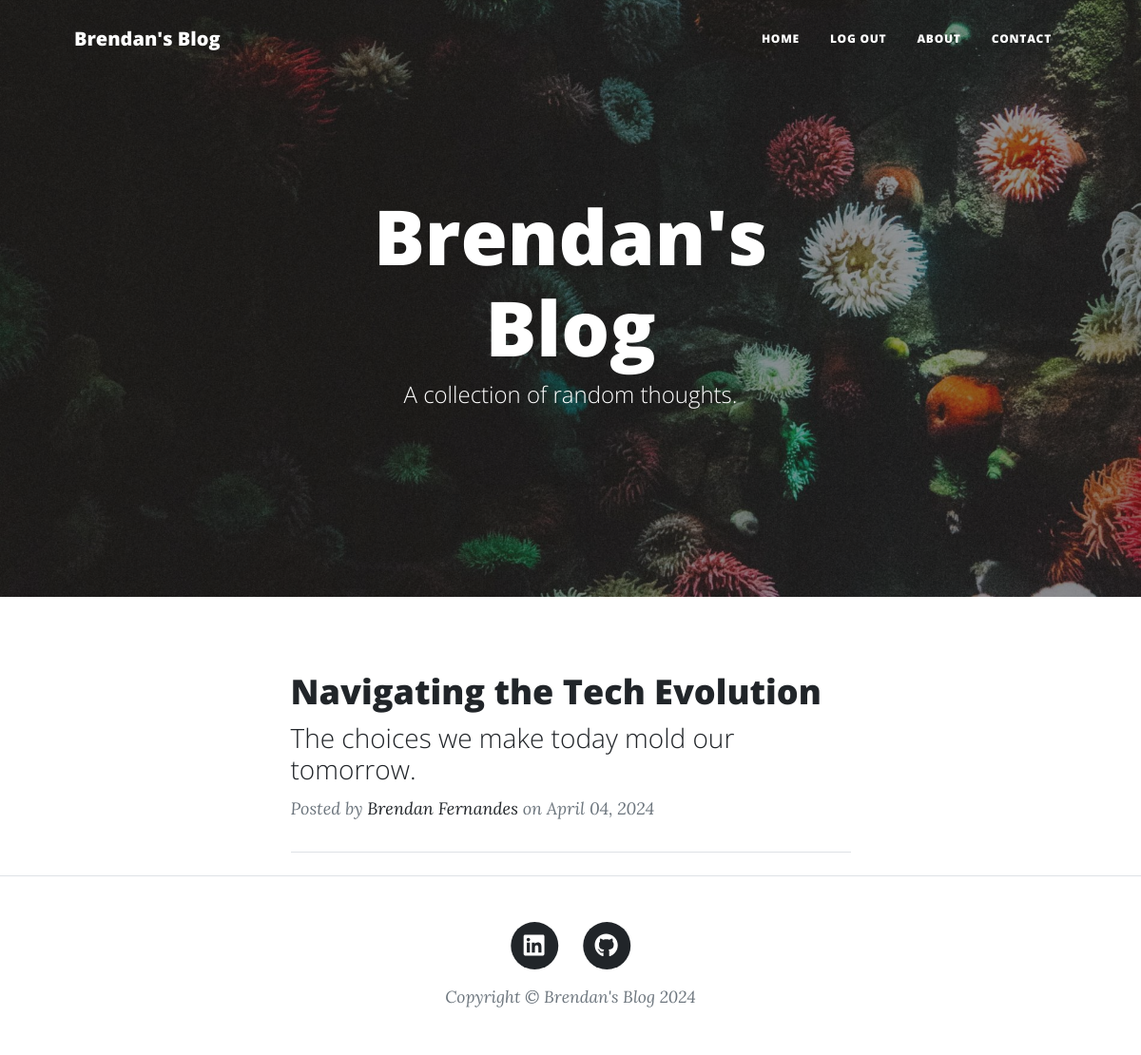
/ (signed in), run on the app's committed database.
### app.py (models this page shows)
class BlogPost(db.Model):
    __tablename__ = "blog_posts"
    id: Mapped[int] = mapped_column(Integer, primary_key=True)
    author_id: Mapped[int] = mapped_column(Integer, db.ForeignKey("users.id"))
    author = relationship("User", back_populates="posts")
    title: Mapped[str] = mapped_column(String(250), unique=True, nullable=False)
    subtitle: Mapped[str] = mapped_column(String(250), nullable=False)
    date: Mapped[str] = mapped_column(String(250), nullable=False)
    body: Mapped[str] = mapped_column(Text, nullable=False)
    img_url: Mapped[str] = mapped_column(String(250), nullable=False)
    comments = relationship("Comment", back_populates="parent_post")

class User(UserMixin, db.Model):
    __tablename__ = "users"
    id: Mapped[int] = mapped_column(Integer, primary_key=True)
    email: Mapped[str] = mapped_column(String(100), unique=True)
    password: Mapped[str] = mapped_column(String(100))
    name: Mapped[str] = mapped_column(String(100))
    posts = relationship("BlogPost", back_populates="author")
    comments = relationship("Comment", back_populates="comment_author")

### app.py (the view)
@app.route('/')
def get_all_posts():
    result = db.session.execute(db.select(BlogPost))
    posts = result.scalars().all()
    return render_template("index.html", all_posts=posts)

### app.py (called while the page is built)
@login_manager.user_loader
def load_user(user_id):
    return db.get_or_404(User, user_id)

### templates/index.html (shortened to what this page needs)
{% include "header.html" %}
<header
  class="masthead"
  style="background-image: url('../static/assets/img/home-bg.jpg')"
>
  <div class="container position-relative px-4 px-lg-5">
    <div class="row gx-4 gx-lg-5 justify-content-center">
      <div class="col-md-10 col-lg-8 col-xl-7">
        <div class="site-heading">
          <h1>Brendan's Blog</h1>
          <span class="subheading">A collection of random thoughts.</span>
        </div>
      </div>
    </div>
  </div>
</header>
<div class="container px-4 px-lg-5">
  <div class="row gx-4 gx-lg-5 justify-content-center">
    <div class="col-md-10 col-lg-8 col-xl-7">
      {% for post in all_posts %}
      <div class="post-preview">
        <a href="{{ url_for('show_post', post_id=post.id) }}">
          <h2 class="post-title">{{ post.title }}</h2>
          <h3 class="post-subtitle">{{ post.subtitle }}</h3>
        </a>
        <p class="post-meta">
          Posted by
          <a href="#">{{post.author.name}}</a>
          on {{post.date}}
        </p>
      </div>
      <hr class="my-4" />
      {% endfor %}
    </div>
  </div>
</div>
{% include "footer.html" %}

### data on the page
BlogPost: title "Navigating the Tech Evolution", subtitle "The choices we make today mold our tomorrow.", author.name "Brendan Fernandes", date "April 04, 2024"
